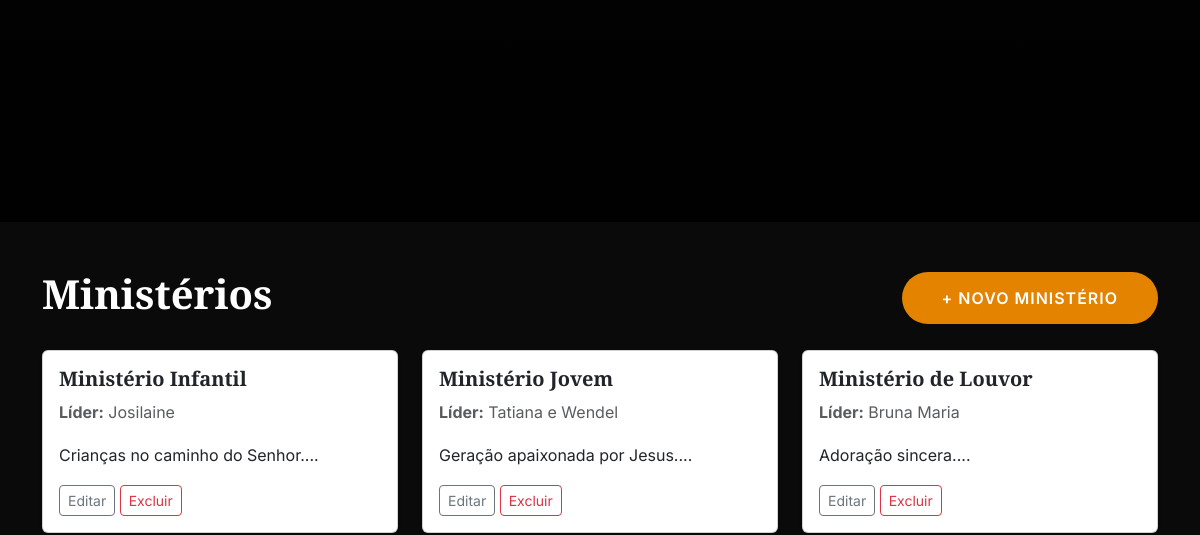
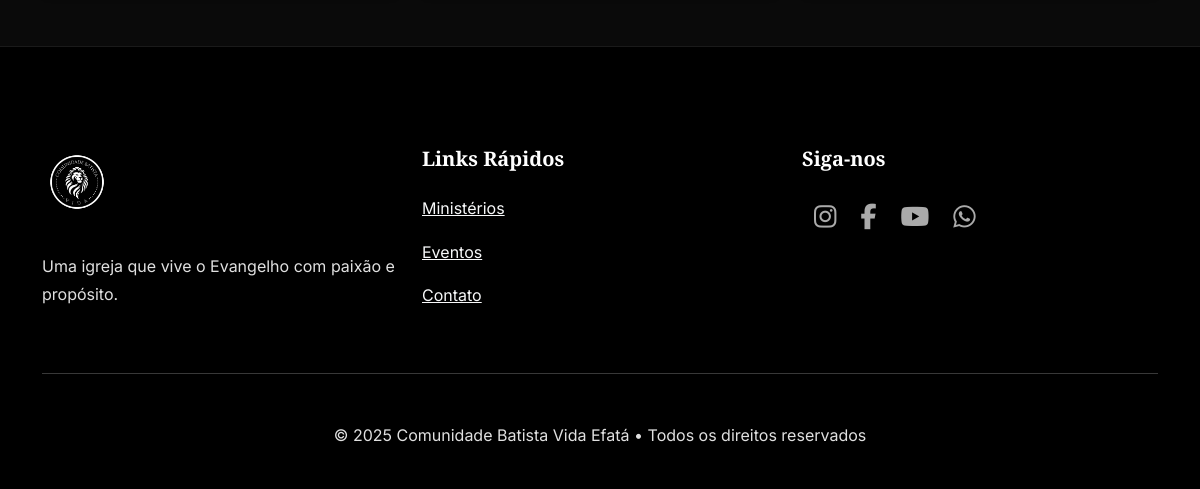
The app's page /secretaria/ministerios (signed in, lower part), older data (2 pictures, top to bottom).
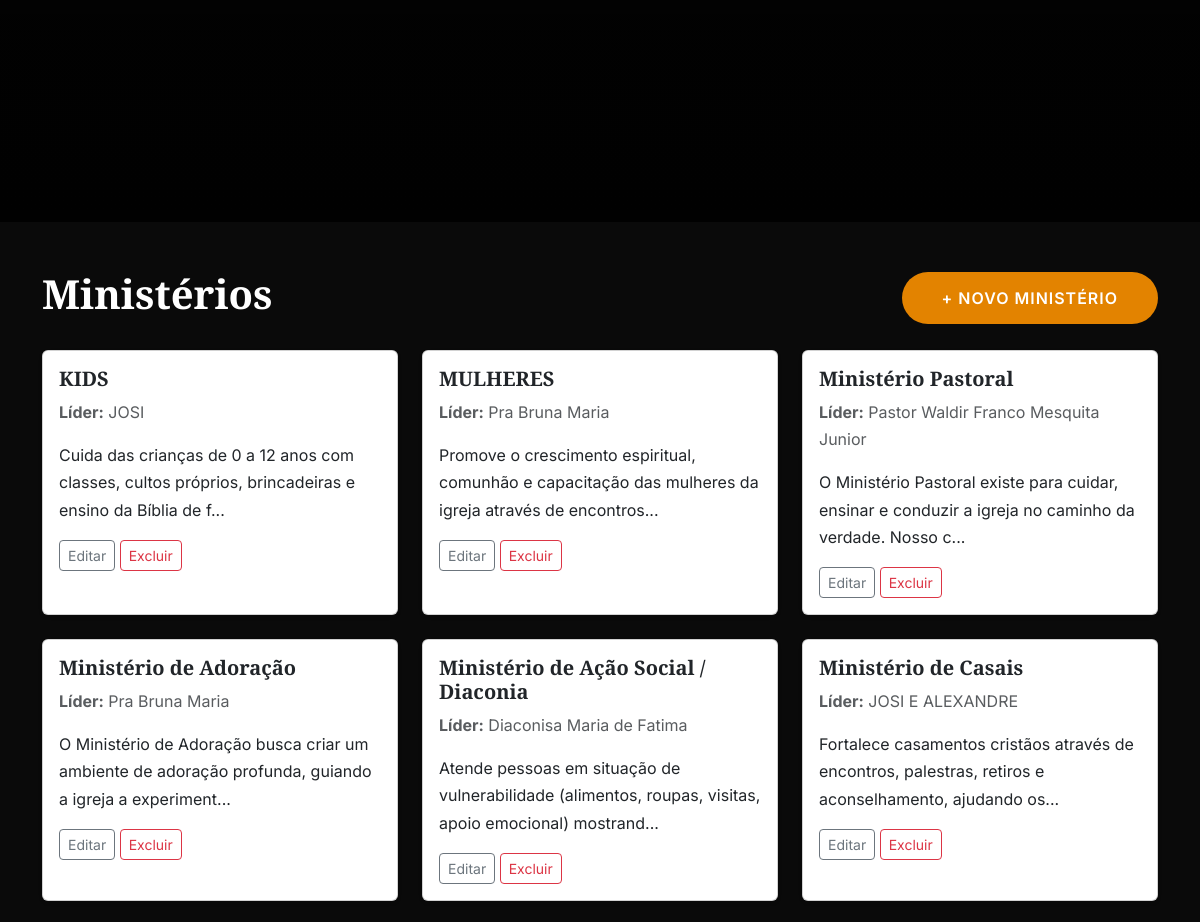
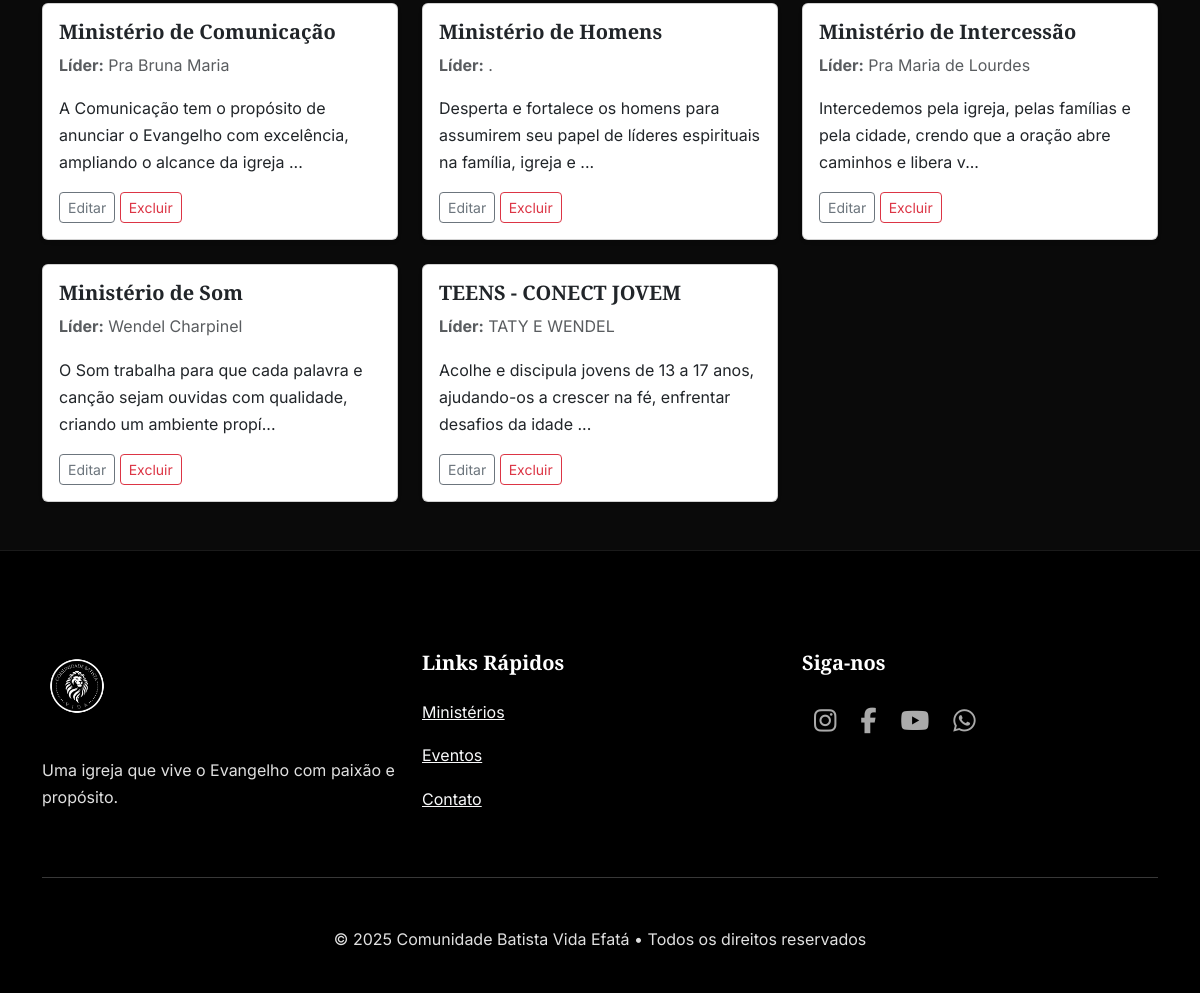
The same page, newer data (2 pictures, top to bottom).
### app.py (models this page shows, shortened)
class Ministerio(db.Model):
    __tablename__ = 'ministerio'
    id = db.Column(db.Integer, primary_key=True)
    nome = db.Column(db.String(100), nullable=False)
    lider = db.Column(db.String(100), nullable=False)
    descricao = db.Column(db.Text, nullable=False)

### app.py (the view)
@app.route('/secretaria/ministerios')
@secretaria_required
@login_required
def listar_ministerios():
    ministerios = Ministerio.query.order_by(Ministerio.nome).all()
    return render_template('secretaria/ministerios_list.html', ministerios=ministerios)

### app.py (called while the page is built)
@login_manager.user_loader
def load_user(user_id):
    return User.query.get(int(user_id))

def secretaria_required(f):
    @wraps(f)
    def decorated(*args, **kwargs):
        if not current_user.is_authenticated or current_user.nivel_acesso > 2:
            flash("Acesso negado. Apenas Secretária/Admin.", "danger")
            return redirect(url_for('secretaria'))
        return f(*args, **kwargs)
    return decorated

@app.context_processor
def inject_now():
    return {'now': datetime.utcnow()}

### templates/secretaria/ministerios_list.html (shortened to what this page needs)
{% extends "base.html" %}
{% block content %}
<div class="container py-5">
    <div class="d-flex justify-content-between align-items-center mb-4">
        <h1>Ministérios</h1>
        <a href="{{ url_for('novo_ministerio') }}" class="btn btn-primary">+ Novo Ministério</a>
    </div>
    <div class="row g-4">
        {% for m in ministerios %}
        <div class="col-md-4">
            <div class="card h-100 shadow-sm">
                <div class="card-body">
                    <h5 class="card-title">{{ m.nome }}</h5>
                    <p class="text-muted"><strong>Líder:</strong> {{ m.lider }}</p>
                    <p class="card-text">{{ m.descricao[:100] }}...</p>
                    <div class="mt-auto">
                        <a href="{{ url_for('editar_ministerio', id=m.id) }}" class="btn btn-sm btn-outline-secondary">Editar</a>
                        <a href="{{ url_for('excluir_ministerio', id=m.id) }}" class="btn btn-sm btn-outline-danger" onclick="return confirm('Excluir?')">Excluir</a>
                    </div>
                </div>
            </div>
        </div>
        {% else %}
        <div class="col-12 text-center">
            <p class="text-muted">Nenhum ministério cadastrado.</p>
        </div>
        {% endfor %}
    </div>
</div>
{% endblock %}

Row changes from the older to the newer data that the page shows:
added Ministerio: nome "KIDS", lider "JOSI", descricao "Cuida das crianças de 0 a 12 anos com classes, cultos próprios, brincadeiras e ensino da Bíblia de f"
added Ministerio: nome "MULHERES", lider "Pra Bruna Maria", descricao "Promove o crescimento espiritual, comunhão e capacitação das mulheres da igreja através de encontros"
changed Ministerio: nome "Ministério de Louvor" → "Ministério Pastoral"; lider "Bruna Maria" → "Pastor Waldir Franco Mesquita Junior"; descricao "Adoração sincera." → "O Ministério Pastoral existe para cuidar, ensinar e conduzir a igreja no caminho da verdade. Nosso c"; moves up the list
changed Ministerio: nome "Ministério Infantil" → "Ministério de Adoração"; lider "Josilaine" → "Pra Bruna Maria"; descricao "Crianças no caminho do Senhor." → "O Ministério de Adoração busca criar um ambiente de adoração profunda, guiando a igreja a experiment"
added Ministerio: nome "Ministério de Ação Social / Diaconia", lider "Diaconisa Maria de Fatima", descricao "Atende pessoas em situação de vulnerabilidade (alimentos, roupas, visitas, apoio emocional) mostrand"
added Ministerio: nome "Ministério de Casais", lider "JOSI E ALEXANDRE", descricao "Fortalece casamentos cristãos através de encontros, palestras, retiros e aconselhamento, ajudando os"
changed Ministerio: nome "Ministério Jovem" → "Ministério de Comunicação"; lider "Tatiana e Wendel" → "Pra Bruna Maria"; descricao "Geração apaixonada por Jesus." → "A Comunicação tem o propósito de anunciar o Evangelho com excelência, ampliando o alcance da igreja"
added Ministerio: nome "Ministério de Homens", lider ".", descricao "Desperta e fortalece os homens para assumirem seu papel de líderes espirituais na família, igreja e"
added Ministerio: nome "Ministério de Intercessão", lider "Pra Maria de Lourdes", descricao "Intercedemos pela igreja, pelas famílias e pela cidade, crendo que a oração abre caminhos e libera v"
added Ministerio: nome "Ministério de Som", lider "Wendel Charpinel", descricao "O Som trabalha para que cada palavra e canção sejam ouvidas com qualidade, criando um ambiente propí"
added Ministerio: nome "TEENS - CONECT JOVEM", lider "TATY E WENDEL", descricao "Acolhe e discipula jovens de 13 a 17 anos, ajudando-os a crescer na fé, enfrentar desafios da idade"
